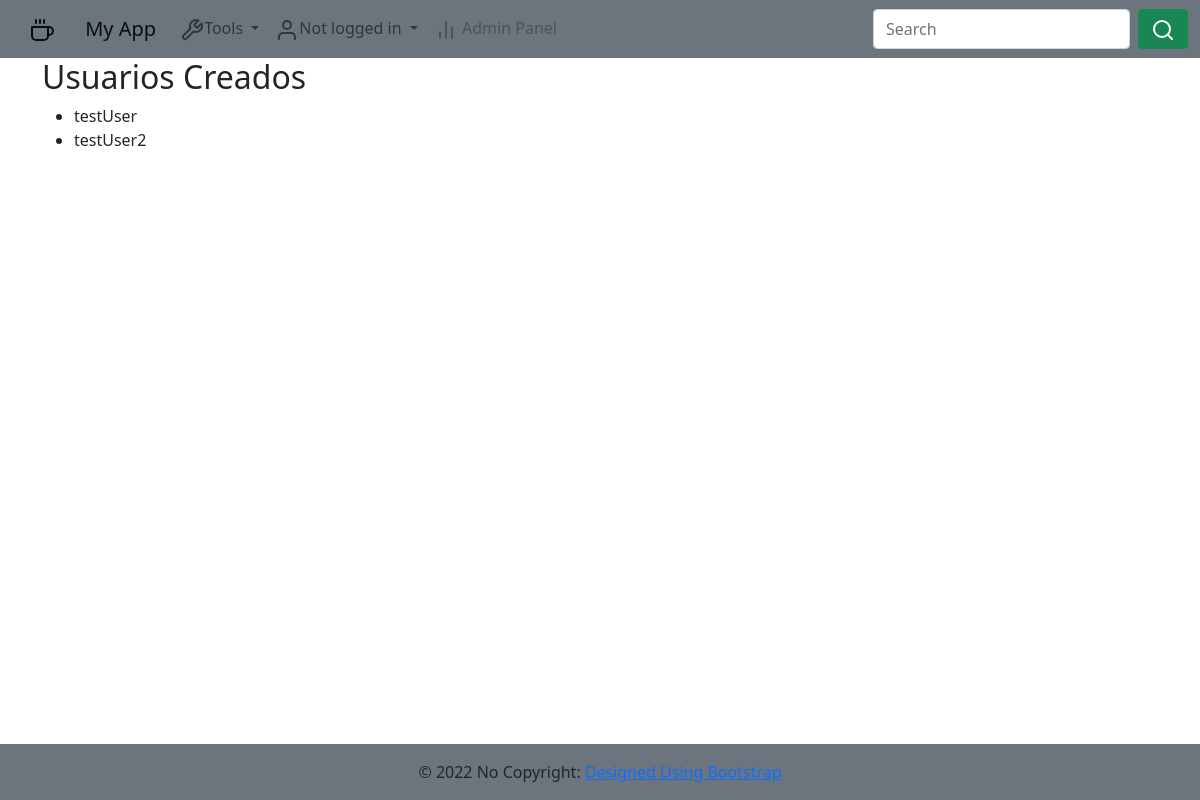
The app's page /, older data.
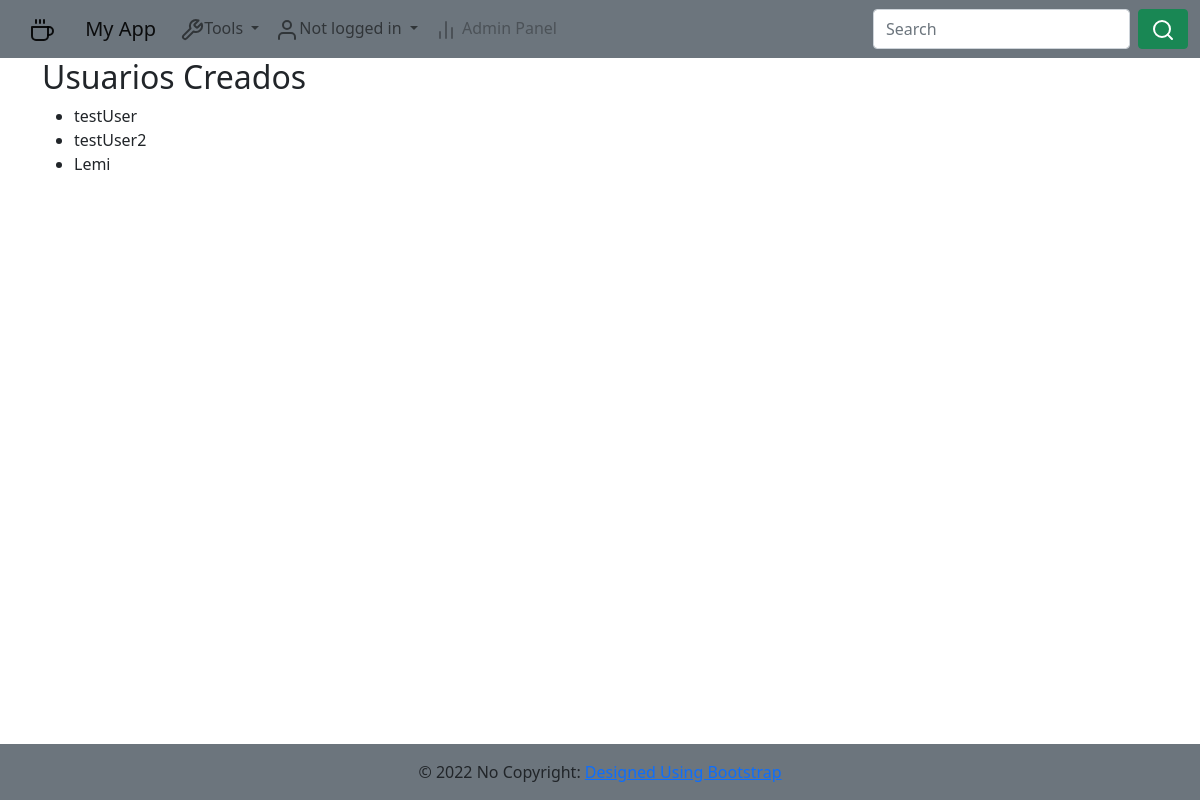
The same page, newer data.
### pyapp/models.py (models this page shows, shortened)
class User(models.Model):
	username = models.CharField(max_length=50)
	password = models.CharField(max_length=50)
	fechaCreacion = models.DateTimeField(auto_now_add=True, blank=True)

### pyapp/views.py (the view)
# urls.py: path('', views.index, name='index'),
def index(request):
    usuarios = User.objects.order_by('id')
    template = loader.get_template('pyapp/index.html')
    context = {'usuarios': usuarios}
    return HttpResponse(template.render(context, request))

### pyapp/templates/pyapp/index.html
{%extends './layout.html'%}
{% block content %}
  <h2>Usuarios Creados</h2>
    {% if usuarios %}
        <ul>
        {%for user in usuarios%}
            <li><a>{{user.username}}</a></li>
        {%endfor%}
        </ul>
    {%else%}
        <p>No hay usuarios que mostrar</p>
    {%endif%}
{%endblock%}

Row changes from the older to the newer data that the page shows:
added User: username "Lemi"
